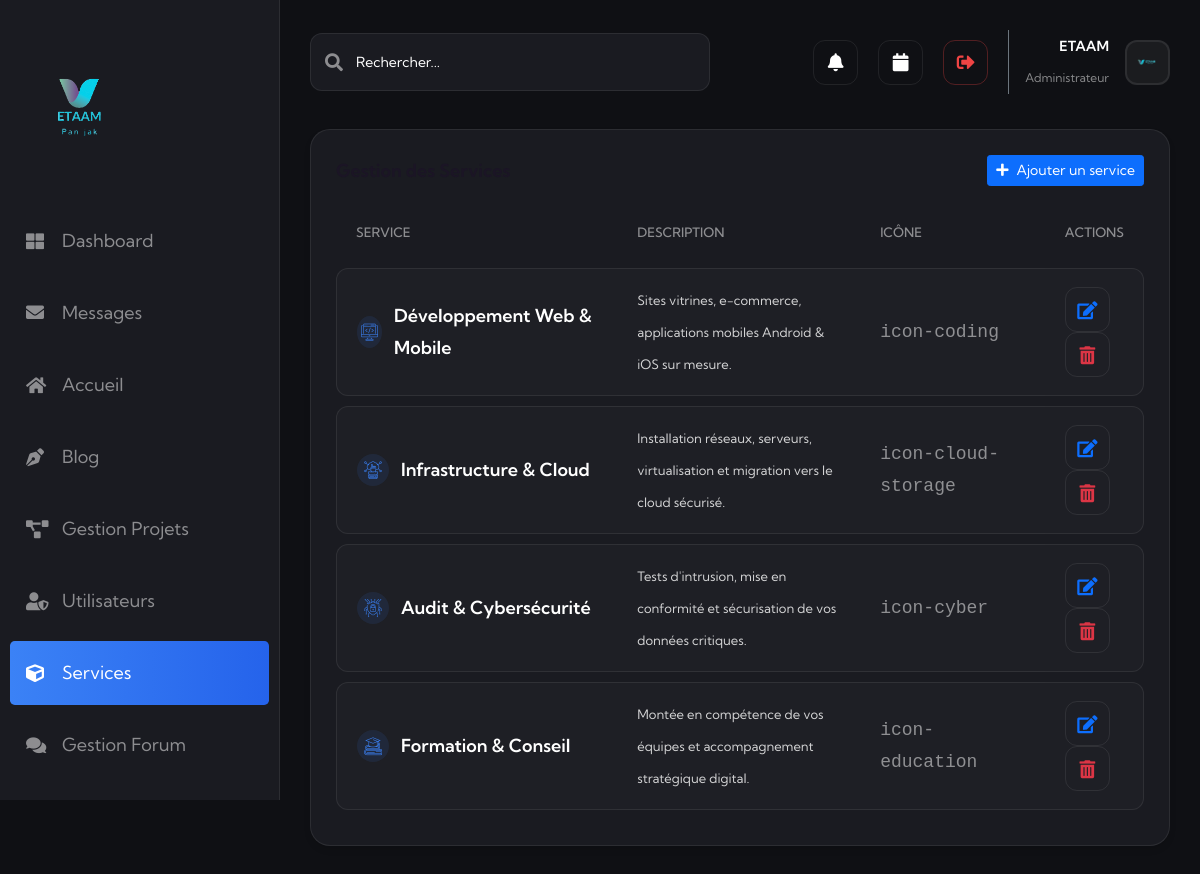
Page /admin-services.php (signed in) on the committed database.
### tables this page shows
CREATE TABLE `services` (
  `id` int NOT NULL AUTO_INCREMENT,
  `title` varchar(100) NOT NULL,
  `icon` varchar(50) DEFAULT NULL,
  `description` text,
  `link` varchar(255) DEFAULT NULL,
  `delay_anim` varchar(10) DEFAULT NULL,
  `created_at` timestamp NULL DEFAULT CURRENT_TIMESTAMP,
  `full_content` longtext,
  `image_url` varchar(255) DEFAULT NULL,
  PRIMARY KEY (`id`)
);

### admin-services.php (the view, shortened to what this page needs)
<?php
require_once __DIR__ . '/includes/db_connect.php';
$services = [];
try {
    $stmt = $pdo->query("SELECT * FROM services ORDER BY id ASC");
    $services = $stmt->fetchAll();
} catch (PDOException $e) {
    error_log("Error fetching services: " . $e->getMessage());
}
?>
<!DOCTYPE html>
<html lang="fr">
<head>
    <link rel="stylesheet" href="assets/vendors/bootstrap/css/bootstrap.min.css" />
    <link rel="stylesheet" href="assets/vendors/fontawesome/css/all.min.css" />
    <link rel="stylesheet" href="assets/css/notech.css" />
    <link rel="stylesheet" href="assets/css/notech-responsive.css" />
    <link rel="stylesheet" href="assets/css/notech-dark.css" />
    <link rel="stylesheet" href="assets/css/admin-nexlink.css" />
    <link rel="stylesheet" href="assets/vendors/notech-icons/style.css">
</head>
<body>
    <?php include 'includes/admin_sidebar.php'; ?>
    <main class="admin-main">
        <div class="dashboard-container">
            <?php include 'includes/admin_header.php'; ?>
            <div class="nex-card">
                <div class="table-header-nex d-flex justify-content-between align-items-center">
                    <h4 class="card-title-nex mb-0">Gestion des Services</h4>
                    <button class="btn btn-primary btn-sm" onclick="openAddModal()">
                        <i class="fas fa-plus me-2"></i>Ajouter un service
                    </button>
                </div>
                <div class="table-responsive">
                    <table class="modern-table">
                        <thead>
                            <tr>
                                <th>SERVICE</th>
                                <th>DESCRIPTION</th>
                                <th>ICÔNE</th>
                                <th class="text-end">ACTIONS</th>
                            </tr>
                        </thead>
                        <tbody>
                            <?php foreach ($services as $s): ?>
                            <tr>
                                <td>
                                    <div class="user-cell">
                                        <div class="user-avatar-sm" style="background: rgba(59, 130, 246, 0.1); color: #3B82F6; display: flex; align-items: center; justify-content: center;">
                                            <i class="<?php echo $s['icon']; ?>"></i>
                                        </div>
                                        <span style="font-weight: 600;"><?php echo htmlspecialchars($s['title']); ?></span>
                                    </div>
                                </td>
                                <td><div style="max-width:300px; font-size: 13px; opacity: 0.8;"><?php echo htmlspecialchars($s['description']); ?></div></td>
                                <td style="font-family: monospace; color: var(--admin-text-muted);"><?php echo htmlspecialchars($s['icon']); ?></td>
                                <td class="text-end">
                                    <button class="icon-btn text-primary" onclick='editService(<?php echo htmlspecialchars(json_encode($s), ENT_QUOTES, 'UTF-8'); ?>)' title="Modifier"><i class="fas fa-edit"></i></button>
                                    <button class="icon-btn text-danger" onclick='deleteService(<?php echo $s["id"]; ?>)' title="Supprimer"><i class="fas fa-trash-alt"></i></button>
                                </td>
                            </tr>
                            <?php endforeach; ?>
                        </tbody>
                    </table>
                </div>
            </div>
        </div>
    </main>
</body>
</html>

### assets/css/notech-dark.css (style rules this page uses)
:root { --notech-bdr-color: rgba(255, 255, 255, 0.1); --notech-gray: #aea8b9; --notech-extra: #1b1525; }
body, .boxed-wrapper .page-wrapper, .sidebar__comments-icon, .sidebar__post-list li:hover, .sidebar__tags-list a, .sidebar__category-list li.active a, .sidebar__category-list li:hover a { background-color: #100d17; }

### assets/css/admin-nexlink.css (style rules this page uses)
:root { --admin-sidebar-width: 280px; --admin-header-height: 80px; --admin-bg: #0f1014; --admin-card-bg: #1a1b21; --admin-border-color: rgba(255, 255, 255, 0.08); --admin-text-main: #ffffff; --admin-text-muted: rgba(255, 255, 255, 0.5); --brand-primary: #3B82F6; --brand-success: #10B981; --brand-warning: #F59E0B; --brand-danger: #EF4444; --brand-purple: #8B5CF6; }
body { background-color: var(--admin-bg); color: var(--admin-text-main); font-family: 'Kumbh Sans', sans-serif; }
.dashboard-container { padding: 30px; max-width: 1600px; margin: 0 auto; }
.nex-card { background: var(--admin-card-bg); border-radius: 20px; padding: 25px; border: 1px solid var(--admin-border-color); box-shadow: 0 4px 6px rgba(0, 0, 0, 0.1); height: 100%; }
.icon-btn { width: 45px; height: 45px; border-radius: 12px; border: 1px solid var(--admin-border-color); background: transparent; display: flex; align-items: center; justify-content: center; color: var(--admin-text-main); transition: all 0.3s; cursor: pointer; }
.card-title-nex { font-size: 18px; font-weight: 700; margin: 0; }
.table-header-nex { display: flex; justify-content: space-between; align-items: center; margin-bottom: 20px; }
.modern-table { width: 100%; border-collapse: separate; border-spacing: 0 10px; }
.modern-table thead th { color: var(--admin-text-muted); font-weight: 500; font-size: 13px; padding: 0 20px 10px; text-align: left; }
.modern-table tbody tr { background: transparent; transition: transform 0.2s; }
.modern-table td { background: rgba(255, 255, 255, 0.02); padding: 15px 20px; border-top: 1px solid var(--admin-border-color); border-bottom: 1px solid var(--admin-border-color); }
.modern-table td:first-child { border-left: 1px solid var(--admin-border-color); border-top-left-radius: 12px; border-bottom-left-radius: 12px; }
.modern-table td:last-child { border-right: 1px solid var(--admin-border-color); border-top-right-radius: 12px; border-bottom-right-radius: 12px; }
.user-cell { display: flex; align-items: center; gap: 12px; }
.user-avatar-sm { width: 32px; height: 32px; border-radius: 50%; background: #2d3748; background-size: cover; }

### admin-services.php (style rules this page uses)
.admin-main { margin-left: var(--admin-sidebar-width); min-height: 100vh; background: var(--admin-bg); }

### rows in the picture
services: title "Développement Web & Mobile", description "Sites vitrines, e-commerce, applications mobiles Android & iOS sur mesure.", icon "icon-coding"
services: title "Infrastructure & Cloud", description "Installation réseaux, serveurs, virtualisation et migration vers le cloud sécurisé.", icon "icon-cloud-storage"
services: title "Audit & Cybersécurité", description "Tests d'intrusion, mise en conformité et sécurisation de vos données critiques.", icon "icon-cyber"
services: title "Formation & Conseil", description "Montée en compétence de vos équipes et accompagnement stratégique digital.", icon "icon-education"
